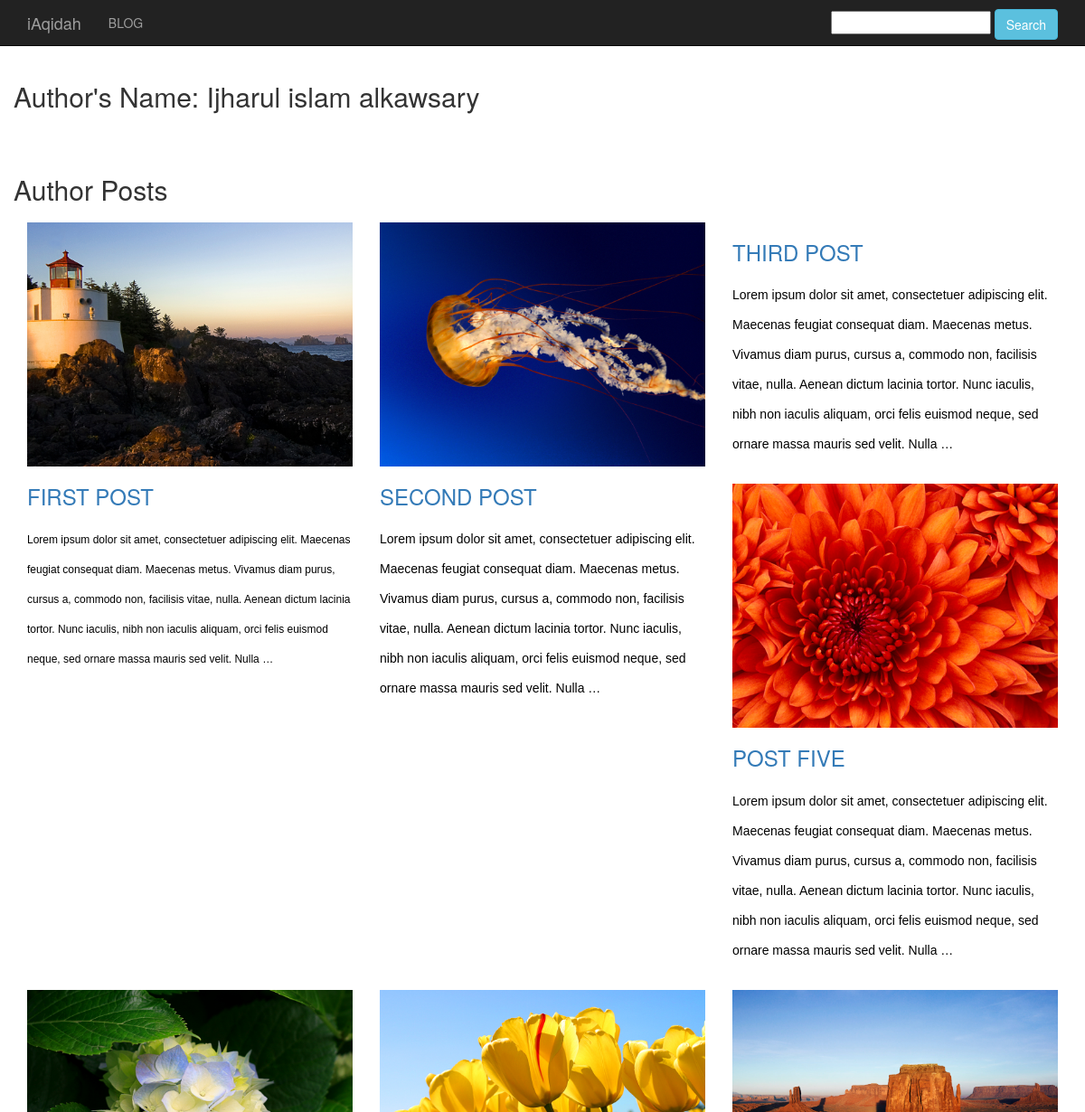
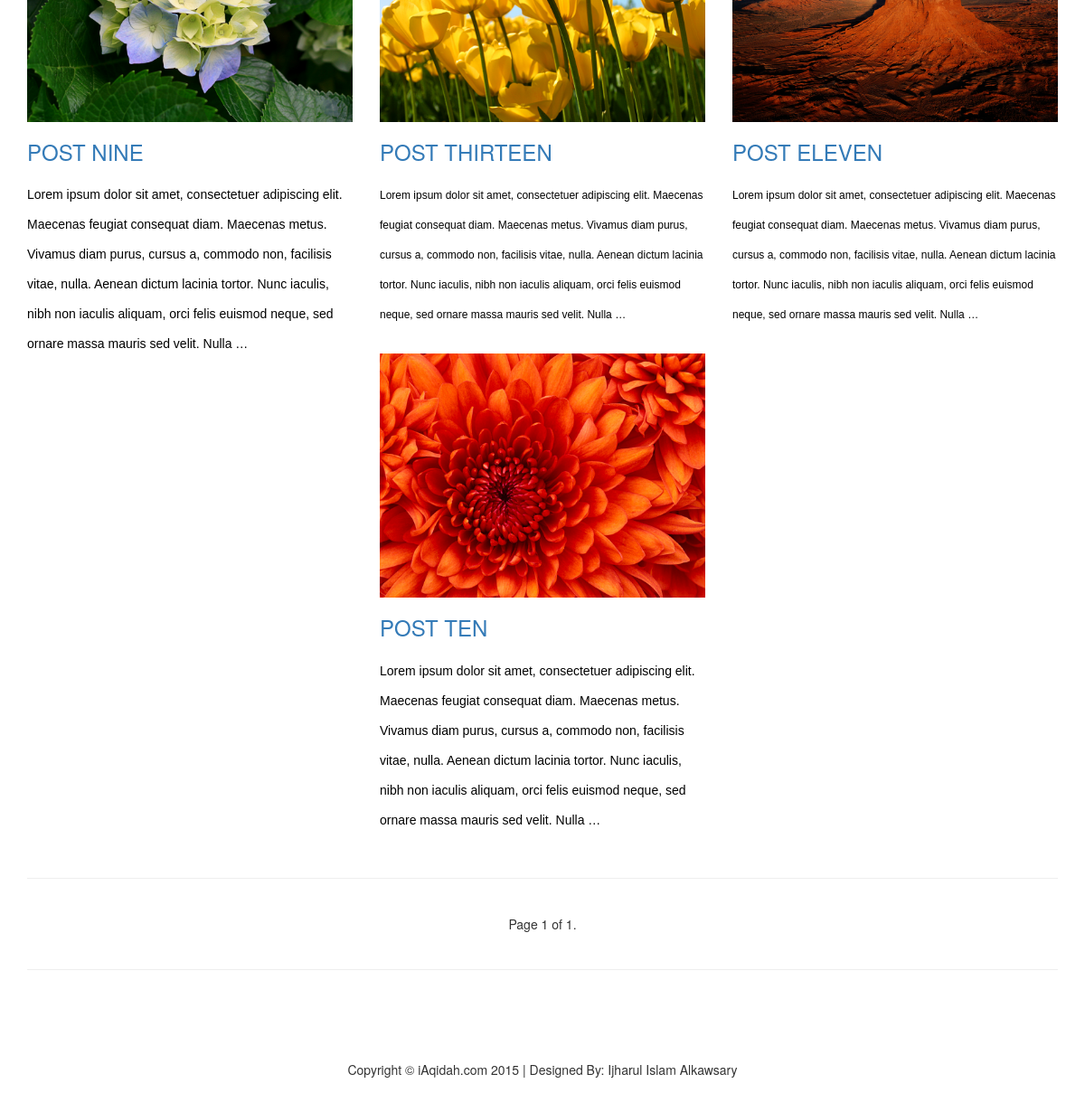
The page /author/ijharul-islam-alkawsary on the database its author committed (2 pictures, top to bottom).
### blog/models.py (models this page shows, shortened)
class Author(models.Model):
    name = models.CharField(max_length=255)
    slug_name = models.SlugField(max_length=255)
    description = models.TextField(null=True, blank=True)
    short_introduction = models.CharField(max_length=1024, blank=True, default='')
    email = models.EmailField(null=True, blank=True)

class Blog(models.Model):
    title = models.CharField(max_length=100, unique=True)
    slug = models.SlugField(max_length=100, unique=True)
    authors = models.ManyToManyField(Author, blank=True, related_name='blog_set')
    author_name = models.CharField(max_length=256, blank=True, default='')
    tags = TaggableManager()
    body = RichTextField()
    created = models.DateTimeField(db_index=True, auto_now_add=True)
    category = models.ForeignKey('blog.Category')
    photo = models.ImageField (upload_to = 'media/', blank = True, null = True)
    @permalink
    def get_absolute_url(self):
        return ('view_blog_post', None, { 'slug': self.slug })

### blog/views.py (the view)
def show_author(request, slug_name):
    try:
        author = Author.objects.filter(slug_name=slug_name).all()[0:1].get()
    except Exception, e:
        raise Http404
    article_list = author.blog_set.all()
    try:
        page_number = int(request.GET.get('page', '1'))
    except:
        page_number = 1
    paginator = Paginator(article_list, 10)
    try:
        page = paginator.page(page_number)
        related_articles = page.object_list
    except:
        page = paginator.page(paginator.num_pages)
        related_articles = page.object_list
    other_authors = Author.objects.exclude(id=author.id).all()
    return render_to_response('author_page.html',
        {
         'author': author,
         'page': page,
         'other_authors': other_authors,
         'related_articles': related_articles
        }
    )

### blog/templates/author_page.html (shortened to what this page needs)
{% extends "base.html" %}
{% block content %}
	<div class="container">
        <div class="row">
	   <h2> Author's Name: {{ author.name }}</h2>
		<br/>
		<br/>
		<h2> Author Posts <h2>
            {% if related_articles %}
            {% for post in related_articles %}
            <div class="col-md-4 portfolio-item" >
                {% if post.photo %}
                <a href="/media/{{post.photo}}">
                    <img class="img-responsive" src= "/media/{{post.photo}}"  alt="">
                </a>
                {% endif %}
                <h3>
                    <a href="{{post.get_absolute_url}}">{{post.title|upper}}</a>
                </h3>
                <p>{{post.body|safe|truncatewords:50}}</p>
            </div>
            {% endfor%}
            {% else %}
            <p> there are no post </p>
            {% endif%}
        </div>
        <hr>
        <div class="row text-center">
         <div class="col-lg-12">
            <div class="pagination">
    				<span class="step-links">
				            <span class="current">
				                Page {{ page.number }} of {{ page.paginator.num_pages }}.
				            </span>
				    </span>
           </div>
         </div>
        </div>
        <hr>
{% endblock %}

### blog/static/css/3-col-portfolio.css (style rules this page uses)
body { padding-top: 70px; }
.portfolio-item { margin-bottom: 25px; }

### rows shown on the page
Author: name "Ijharul islam alkawsary"
Blog: photo (picture), title "FIRST POST", body "Lorem ipsum dolor sit amet, consectetuer adipiscing elit. Maecenas feugiat consequat diam. Maecenas metus. Vivamus diam purus, cursus a, commodo non, facilisis vitae, nulla. Aenean dictum lacinia tortor. Nunc iaculis, nibh non iaculis aliquam, orci felis euismod neque, sed ornare massa mauris sed velit. Nulla …"
Blog: photo (picture), title "SECOND POST", body "Lorem ipsum dolor sit amet, consectetuer adipiscing elit. Maecenas feugiat consequat diam. Maecenas metus. Vivamus diam purus, cursus a, commodo non, facilisis vitae, nulla. Aenean dictum lacinia tortor. Nunc iaculis, nibh non iaculis aliquam, orci felis euismod neque, sed ornare massa mauris sed velit. Nulla …"
Blog: title "THIRD POST", body "Lorem ipsum dolor sit amet, consectetuer adipiscing elit. Maecenas feugiat consequat diam. Maecenas metus. Vivamus diam purus, cursus a, commodo non, facilisis vitae, nulla. Aenean dictum lacinia tortor. Nunc iaculis, nibh non iaculis aliquam, orci felis euismod neque, sed ornare massa mauris sed velit. Nulla …"
Blog: photo (picture), title "POST FIVE", body "Lorem ipsum dolor sit amet, consectetuer adipiscing elit. Maecenas feugiat consequat diam. Maecenas metus. Vivamus diam purus, cursus a, commodo non, facilisis vitae, nulla. Aenean dictum lacinia tortor. Nunc iaculis, nibh non iaculis aliquam, orci felis euismod neque, sed ornare massa mauris sed velit. Nulla …"
Blog: photo (picture), title "POST NINE", body "Lorem ipsum dolor sit amet, consectetuer adipiscing elit. Maecenas feugiat consequat diam. Maecenas metus. Vivamus diam purus, cursus a, commodo non, facilisis vitae, nulla. Aenean dictum lacinia tortor. Nunc iaculis, nibh non iaculis aliquam, orci felis euismod neque, sed ornare massa mauris sed velit. Nulla …"
Blog: photo (picture), title "POST THIRTEEN", body "Lorem ipsum dolor sit amet, consectetuer adipiscing elit. Maecenas feugiat consequat diam. Maecenas metus. Vivamus diam purus, cursus a, commodo non, facilisis vitae, nulla. Aenean dictum lacinia tortor. Nunc iaculis, nibh non iaculis aliquam, orci felis euismod neque, sed ornare massa mauris sed velit. Nulla …"
Blog: photo (picture), title "POST ELEVEN", body "Lorem ipsum dolor sit amet, consectetuer adipiscing elit. Maecenas feugiat consequat diam. Maecenas metus. Vivamus diam purus, cursus a, commodo non, facilisis vitae, nulla. Aenean dictum lacinia tortor. Nunc iaculis, nibh non iaculis aliquam, orci felis euismod neque, sed ornare massa mauris sed velit. Nulla …"
Blog: photo (picture), title "POST TEN", body "Lorem ipsum dolor sit amet, consectetuer adipiscing elit. Maecenas feugiat consequat diam. Maecenas metus. Vivamus diam purus, cursus a, commodo non, facilisis vitae, nulla. Aenean dictum lacinia tortor. Nunc iaculis, nibh non iaculis aliquam, orci felis euismod neque, sed ornare massa mauris sed velit. Nulla …"

### other values the page prints
{{ page.number }} "1"
{{ page.paginator.num_pages }} "1"
